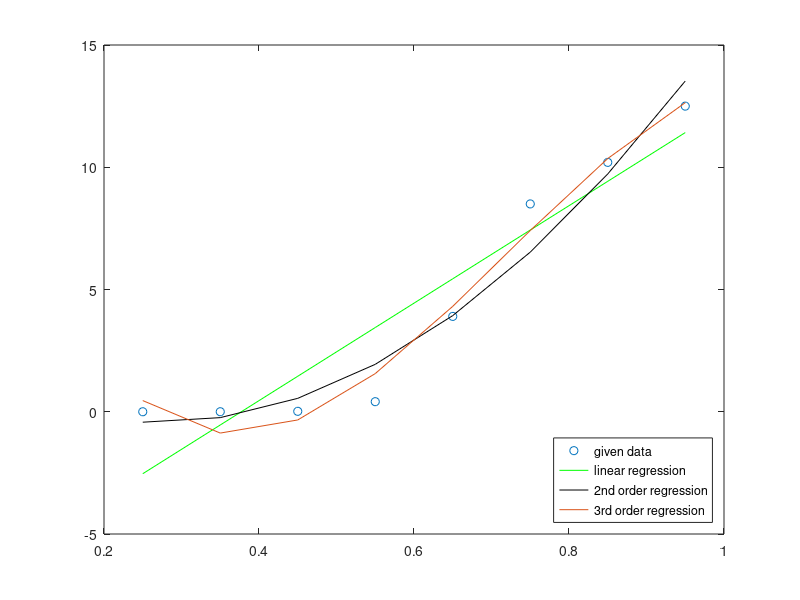

This chart was generated by the following MATLAB code:
clc;
clear all;
close all;
x=[0.25:0.1:0.95]; %x values
[m,n]=size(x);
y=[0 0.001 0.018 0.412 3.9 8.5 10.2 12.5];  %y values
sx=0;
sy=0;
sxy=0;
sx2=0;
sx3=0;
sx4=0;
sx5=0;
sx6=0;
sxsqy=0;
sxcuby=0;
for i=1:n
sx=sx+x(i);
sy=sy+y(i);
sxy=sxy+x(i)*y(i);
sx2=sx2+x(i)^2;
sx3=sx3+x(i)^3;
sx4=sx4+x(i)^4;
sxsqy=sxsqy+y(i)*x(i)^2;
sx5=sx5+x(i)^5;
sxcuby=sxcuby+y(i)*x(i)^3;
sx6=sx6+x(i)^6;
end
format compact;
%linear regression
disp('The equation for Linear regression: y=a0+a1*x')
fprintf('\nWhere,\n')
a1=(n*sxy-sx*sy)/(n*sx2-sx^2);
a0=sy/n-a1*sx/n;
ym=a0+a1*x;
X=[1.05 1.15];
Y=a0+a1*X;
fprintf('The value of a0 is: %f\nThe value of a1 is: %f\n',a0,a1)
fprintf('\nThe values of y for x equal to 1.05 and 1.15 are: \n%f\n%f\n',Y(1),Y(2))
%2nd order regression
fprintf('\nThe equation for 2nd order polynomial regression: y= a0+a1*x+a2*x^2\n')
fprintf('\nWhere,\n')
cof=[n sx sx2;sx sx2 sx3;sx2 sx3 sx4];
con=[sy;sxy;sxsqy];
A=inv(cof)*con;
y2m=A(1)+x.*A(2)+(x.^2)*A(3);
Y2=A(1)+X.*A(2)+(X.^2)*A(3);
for i=1:size(A,1)
    fprintf('The value of a%d is: %f\n',i-1,A(i))
end
fprintf('\nThe values of y for x equal to 1.05 and 1.15 are: \n%f\n%f\n',Y2(1),Y2(2))
%3rd order regression
fprintf('\nThe equation for 3rd order polynomial regression: y= a0+a1*x+a2*x^2+a3*x^3\n')
fprintf('\nWhere,\n')
coef=[n sx sx2 sx3;sx sx2 sx3 sx4;sx2 sx3 sx4 sx5;sx3 sx4 sx5 sx6];
cons=[sy;sxy;sxsqy;sxcuby];
Aa=inv(coef)*cons;
y3m=Aa(1)+x.*Aa(2)+(x.^2)*Aa(3)+(x.^3)*Aa(4);
Y3=Aa(1)+X.*Aa(2)+(X.^2)*Aa(3)+(X.^3)*Aa(4);
for i=1:size(Aa,1)
    fprintf('The value of a%d is: %f\n',i-1,Aa(i))
end
fprintf('\nThe values of y for x equal to 1.05 and 1.15 are: \n%f\n%f\n',Y3(1),Y3(2))
%Plotting data
title('linear regression','FontSize',20)
plot(x,y,'o')
hold on
plot(x,ym,'g')
hold on
plot(x,y2m,'k')
hold on
plot(x,y3m)
legend('given data','linear regression','2nd order regression','3rd order regression','location','southeast')

%Residuals calculation
ry1=0;
ry2=0;
ry3=0;
for i =1:n
    res1 = ry1 + (y(i) - ym(i))^2;
    res2 = ry2+(y(i) - y2m(i))^2;
    res3 = ry3 + (y(i) - y3m(i))^2;
end
fprintf ('\nResidual for linear regression =%f\nResidual for 2nd order polynomial regression =%f\nResidual for 3rd order polynomial regression = %f',res1,res2,res3)
